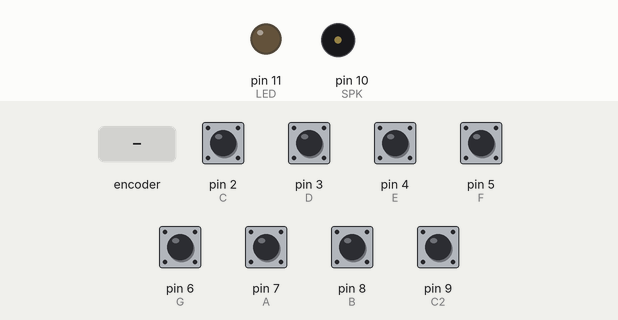
Bench run of a sketch on a simulated Arduino Uno, built with avr-gcc and run on an emulated ATmega328P. Parts: output pins drawn as LEDs (lit = HIGH), buzzer (waves = sounding). The test bench sets the inputs (shaded band); at power-on: pin 2 (C), pin 3 (D), pin 4 (E), pin 5 (F), pin 6 (G), pin 7 (A), pin 8 (B), pin 9 (C2) HIGH.

Above: at 1.2 s.
1.3 s: rotary encoder on pin 7 (A) / pin 8 (B) turned 3 steps (first pin leading)
At 1.48 s:
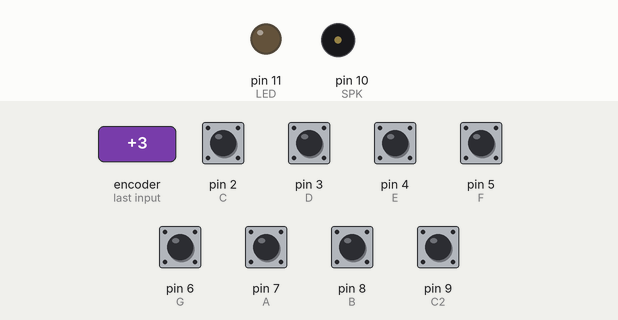
4.3 s: pin 2 (C) pulled LOW for 0.15 s
At 5.6 s:
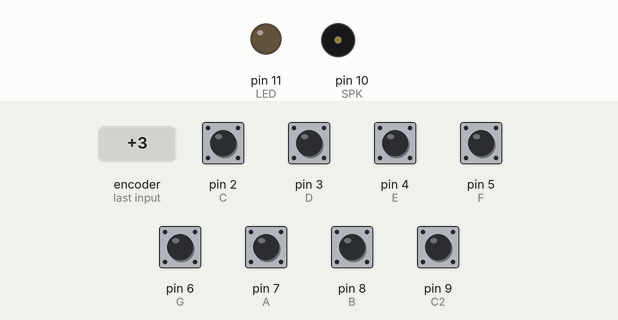
5.9 s: pin 3 (D) pulled LOW for 0.15 s
At 7.1 s:
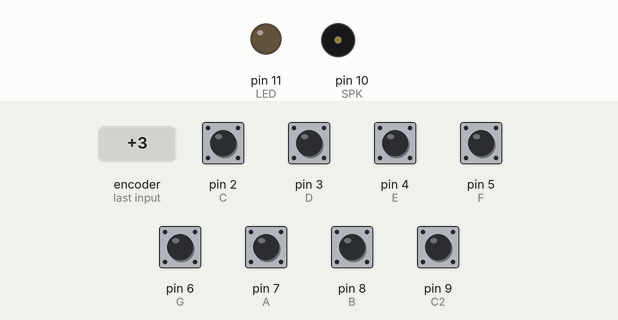
7.6 s: pin 4 (E) pulled LOW for 1 s
At 8.0 s:
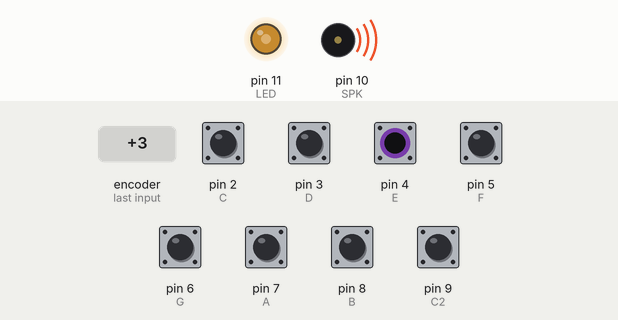
10.1 s: pin 5 (F) pulled LOW for 1 s
At 12.3 s:
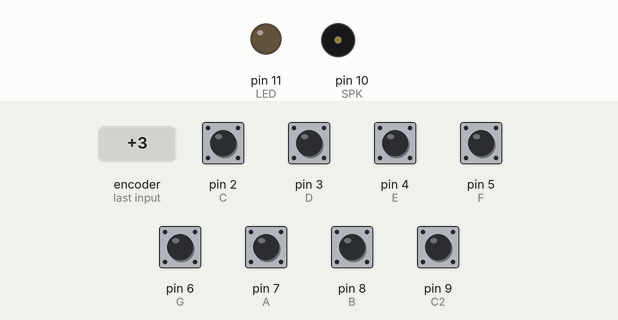
12.6 s: pin 6 (G) pulled LOW for 0.15 s
At 13.3 s:
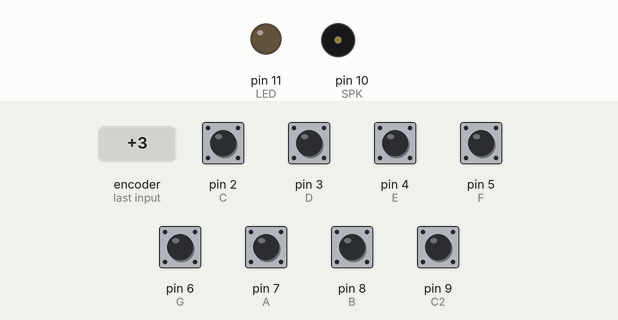
Timing chart, 0 to 15.3 s (numbered marks = the images above; inputs shaded):
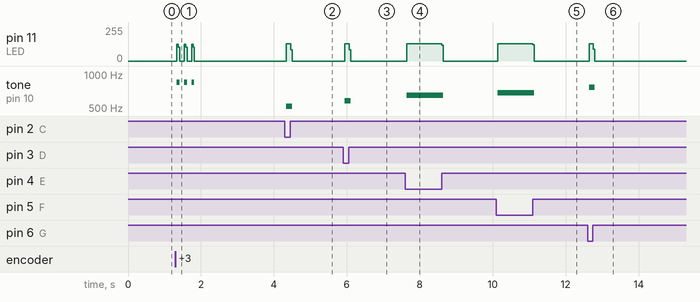

Measured:
- after the input at 1.3 s, pin 11 (LED): 0/255 → 126/255 at once, then repeats every 0.20 s: 102/255 0.04 s, 0/255 0.12 s, 126/255 0.04 s, until it stays 0/255 from 1.8 s; tone on pin 10 (SPK): alternates 848 Hz for 0.08 s and silent for 0.12 s, 6 changes in all, then stays silent, starting at once
- after the input at 4.3 s, pin 11 (LED): 0/255 → 130/255 at once, → 0/255 0.12 s later; tone on pin 10 (SPK): silent → 517 Hz at once, → silent 0.16 s later
- after the input at 5.9 s, pin 11 (LED): 0/255 → 128/255 at once, → 0/255 0.12 s later; tone on pin 10 (SPK): silent → 578 Hz at once, → silent 0.16 s later
- after the input at 7.6 s, pin 11 (LED): 0/255 → 128/255 at once, → 0/255 0.96 s later; tone on pin 10 (SPK): silent → 646 Hz at once, → silent 1.0 s later
- after the input at 10.1 s, pin 11 (LED): 0/255 → 128/255 at once, → 0/255 0.96 s later; tone on pin 10 (SPK): silent → 682 Hz at once, → silent 1.0 s later
- after the input at 12.6 s, pin 11 (LED): 0/255 → 128/255 at once, → 0/255 0.12 s later; tone on pin 10 (SPK): silent → 761 Hz at once, → silent 0.16 s later

The sketch:

PIANO.ino
```cpp
#define T_C 523.2511
#define T_D 587.3295
#define T_E 659.2551
#define T_F 698.4565
#define T_G 783.9909
#define T_A 880.0000
#define T_B 987.7666
#define T_C2 1046.502

#define PERIOD(f) 1000000/f
#define PERIOD_2(f) PERIOD(f)/2

const int C = 2;
const int D = 3;
const int E = 4;
const int F = 5;
const int G = 6;
const int A = 7;
const int B = 8;
const int C2 =9;
const int SPK = 10;
const int LED =11;

void Tone(int period_2){
  digitalWrite(LED, HIGH);
  digitalWrite(SPK, HIGH);
  delayMicroseconds(period_2);
  digitalWrite(SPK, LOW);
  digitalWrite(LED, LOW);
  delayMicroseconds(period_2);
}


void setup() {
  Serial.begin(115200);
  pinMode(LED, OUTPUT);
  digitalWrite(LED, LOW);
  pinMode(SPK, OUTPUT);
  digitalWrite(SPK, LOW);
  pinMode(C, INPUT_PULLUP);
  pinMode(D, INPUT_PULLUP);
  pinMode(E, INPUT_PULLUP);
  pinMode(F, INPUT_PULLUP);
  pinMode(G, INPUT_PULLUP);
  pinMode(A, INPUT_PULLUP);
  pinMode(B, INPUT_PULLUP);
  pinMode(C2, INPUT_PULLUP);
}

void loop() {
  if(digitalRead(C)==LOW){
    Tone(PERIOD_2(T_C));
  }
  else if(digitalRead(D)==LOW){
    Tone(PERIOD_2(T_D));
  }
  else if(digitalRead(E)==LOW){
    Tone(PERIOD_2(T_E));
  }
  else if(digitalRead(F)==LOW){
    Tone(PERIOD_2(T_F));
  }
  else if(digitalRead(G)==LOW){
    Tone(PERIOD_2(T_G));
  }
   else if(digitalRead(A)==LOW){
    Tone(PERIOD_2(T_A));
  }
  else if(digitalRead(B)==LOW){
    Tone(PERIOD_2(T_B));
  }
  else if(digitalRead(C2)==LOW){
    Tone(PERIOD_2(T_C2));
  }
}
```
